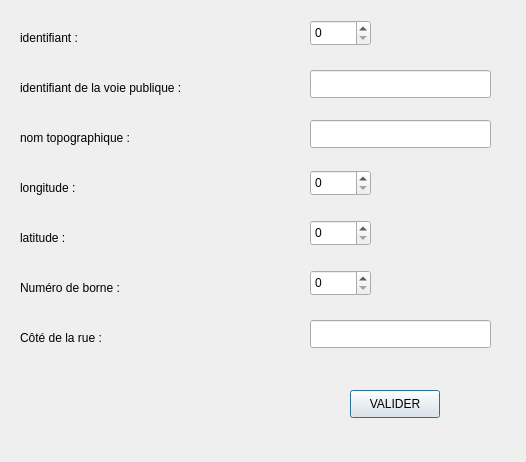
<?xml version="1.0" encoding="UTF-8"?>
<ui version="4.0">
 <class>ajoutBorneStationnement</class>
 <widget class="QDialog" name="ajoutBorneStationnement">
  <property name="geometry">
   <rect>
    <x>0</x>
    <y>0</y>
    <width>526</width>
    <height>462</height>
   </rect>
  </property>
  <property name="windowTitle">
   <string>ajoutBorneStationnement</string>
  </property>
  <widget class="QLabel" name="label">
   <property name="geometry">
    <rect>
     <x>20</x>
     <y>30</y>
     <width>81</width>
     <height>16</height>
    </rect>
   </property>
   <property name="text">
    <string>identifiant :</string>
   </property>
  </widget>
  <widget class="QLabel" name="label_2">
   <property name="geometry">
    <rect>
     <x>20</x>
     <y>80</y>
     <width>211</width>
     <height>16</height>
    </rect>
   </property>
   <property name="text">
    <string>identifiant de la voie publique :</string>
   </property>
  </widget>
  <widget class="QLabel" name="label_3">
   <property name="geometry">
    <rect>
     <x>20</x>
     <y>130</y>
     <width>141</width>
     <height>16</height>
    </rect>
   </property>
   <property name="text">
    <string>nom topographique :</string>
   </property>
  </widget>
  <widget class="QLabel" name="label_4">
   <property name="geometry">
    <rect>
     <x>20</x>
     <y>180</y>
     <width>71</width>
     <height>16</height>
    </rect>
   </property>
   <property name="text">
    <string>longitude :</string>
   </property>
  </widget>
  <widget class="QLabel" name="label_5">
   <property name="geometry">
    <rect>
     <x>20</x>
     <y>230</y>
     <width>61</width>
     <height>16</height>
    </rect>
   </property>
   <property name="text">
    <string>latitude :</string>
   </property>
  </widget>
  <widget class="QLabel" name="label_6">
   <property name="geometry">
    <rect>
     <x>20</x>
     <y>280</y>
     <width>141</width>
     <height>16</height>
    </rect>
   </property>
   <property name="text">
    <string>Numéro de borne :</string>
   </property>
  </widget>
  <widget class="QLabel" name="label_7">
   <property name="geometry">
    <rect>
     <x>20</x>
     <y>330</y>
     <width>101</width>
     <height>16</height>
    </rect>
   </property>
   <property name="text">
    <string>Côté de la rue :</string>
   </property>
  </widget>
  <widget class="QLineEdit" name="idvp">
   <property name="geometry">
    <rect>
     <x>310</x>
     <y>70</y>
     <width>181</width>
     <height>28</height>
    </rect>
   </property>
  </widget>
  <widget class="QLineEdit" name="nomtopo">
   <property name="geometry">
    <rect>
     <x>310</x>
     <y>120</y>
     <width>181</width>
     <height>28</height>
    </rect>
   </property>
  </widget>
  <widget class="QLineEdit" name="coterue">
   <property name="geometry">
    <rect>
     <x>310</x>
     <y>320</y>
     <width>181</width>
     <height>28</height>
    </rect>
   </property>
  </widget>
  <widget class="QSpinBox" name="id">
   <property name="geometry">
    <rect>
     <x>310</x>
     <y>20</y>
     <width>61</width>
     <height>26</height>
    </rect>
   </property>
  </widget>
  <widget class="QSpinBox" name="longitude">
   <property name="geometry">
    <rect>
     <x>310</x>
     <y>170</y>
     <width>61</width>
     <height>26</height>
    </rect>
   </property>
  </widget>
  <widget class="QSpinBox" name="latitude">
   <property name="geometry">
    <rect>
     <x>310</x>
     <y>220</y>
     <width>61</width>
     <height>26</height>
    </rect>
   </property>
  </widget>
  <widget class="QSpinBox" name="numborne">
   <property name="geometry">
    <rect>
     <x>310</x>
     <y>270</y>
     <width>61</width>
     <height>26</height>
    </rect>
   </property>
  </widget>
  <widget class="QPushButton" name="pushButton">
   <property name="geometry">
    <rect>
     <x>350</x>
     <y>390</y>
     <width>90</width>
     <height>28</height>
    </rect>
   </property>
   <property name="text">
    <string>VALIDER</string>
   </property>
  </widget>
 </widget>
 <resources/>
 <connections>
  <connection>
   <sender>pushButton</sender>
   <signal>clicked()</signal>
   <receiver>ajoutBorneStationnement</receiver>
   <slot>valider()</slot>
   <hints>
    <hint type="sourcelabel">
     <x>394</x>
     <y>403</y>
    </hint>
    <hint type="destinationlabel">
     <x>262</x>
     <y>230</y>
    </hint>
   </hints>
  </connection>
 </connections>
 <slots>
  <slot>valider()</slot>
 </slots>
</ui>
